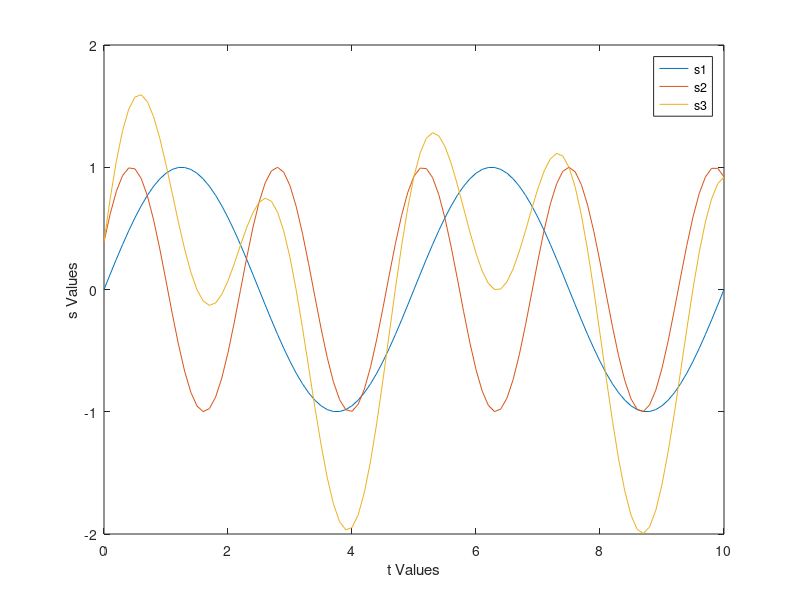

Write MATLAB code to recreate this figure.
t_values = 0:0.1:10;
t_length = length(t_values);
s1_values = zeros(t_length,1);
s2_values = zeros(t_length,1);
s3_values = zeros(t_length,1);
for i = 1:t_length
    s1_values(i) = sin(2*pi*0.2*t_values(i));
    s2_values(i) = sin(2*pi*0.425*t_values(i)+0.4);
    s3_values(i) = s1_values(i) + s2_values(i);
end
plot(t_values, s1_values, t_values, s2_values, t_values, s3_values);
legend('s1', 's2', 's3');

% Add axis labels and a title
xlabel('t Values');
ylabel('s Values');